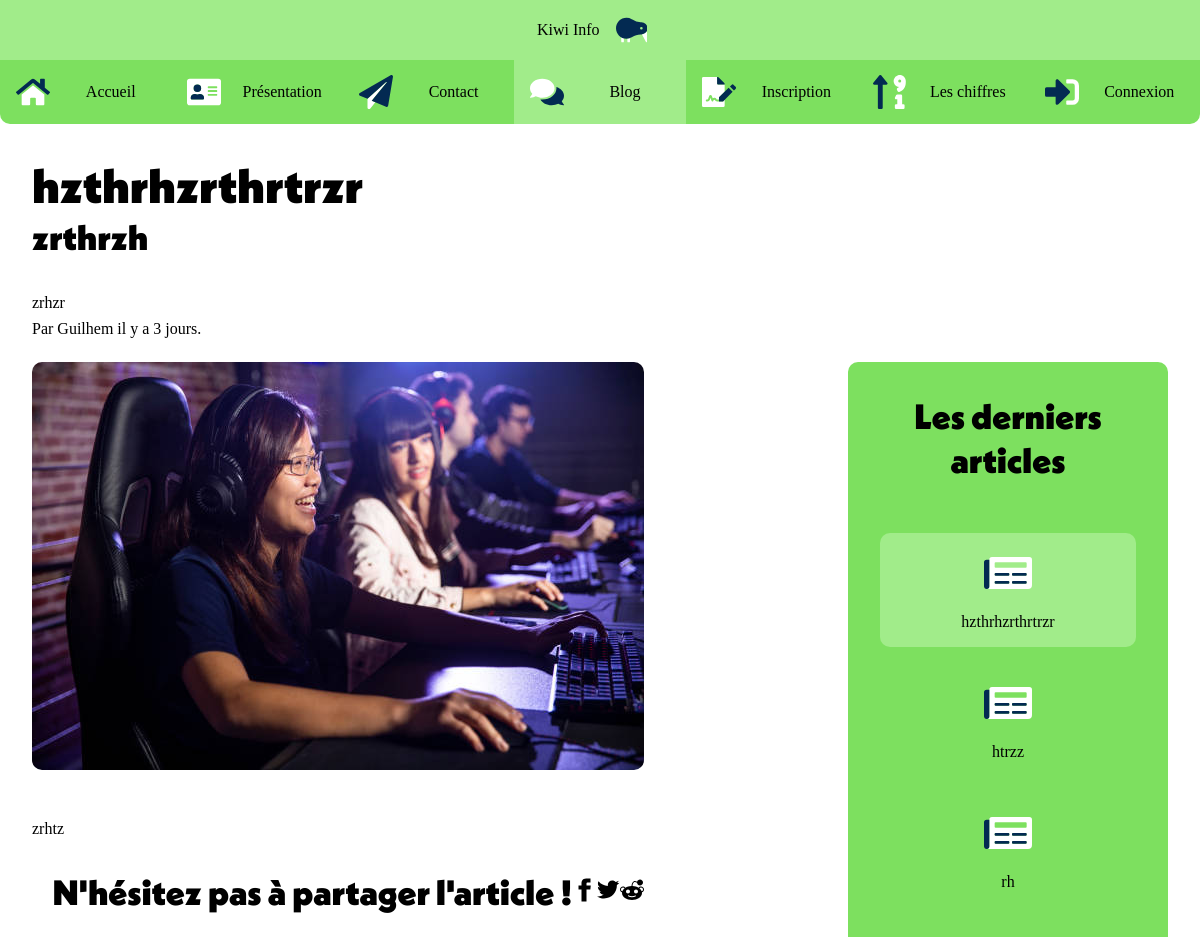
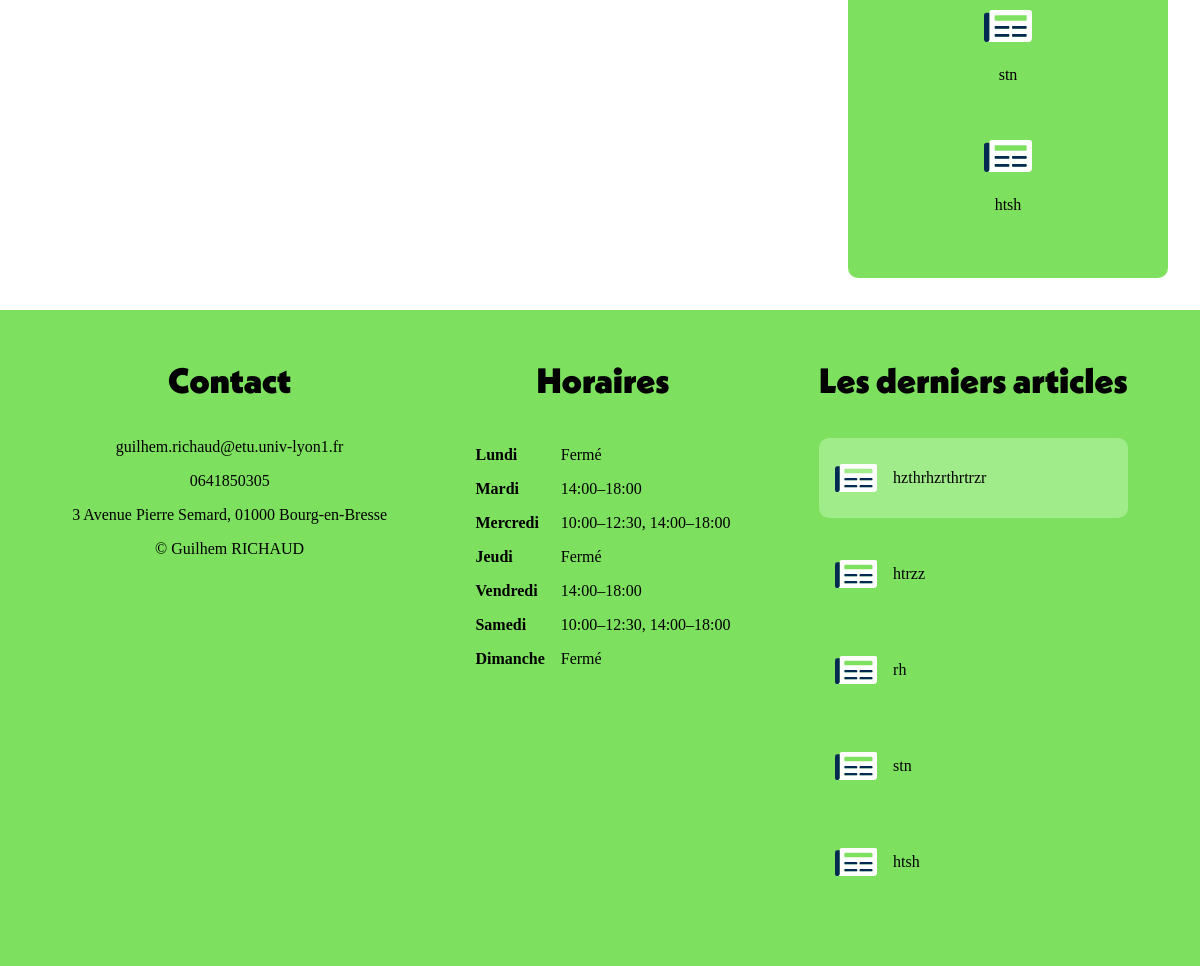
Page /blog.php?article=22 on the committed database (2 pictures, top to bottom).
### tables this page shows
CREATE TABLE "articles" (
	"id"	INTEGER,
	"titre1"	TEXT,
	"titre2"	TEXT,
	"description"	TEXT,
	"auteur"	TEXT,
	"contenu"	INTEGER,
	"image"	TEXT,
	"creationDate"	INTEGER,
	PRIMARY KEY("id" AUTOINCREMENT)
);

### modules/blog-article.php (the view, shortened to what this page needs)
<section class="title-group">
    <h1><?= $article['titre1'] ?></h1>
    <?php if(isset($article['titre2'])): ?>
        <h2><?= $article['titre2'] ?></h2>
    <?php endif ?>
    <p><?= $article['description']?></p>
    <em>
        Par <a href="#" ><?= $article['auteur']?></a>
        <time content="<?= $article['creationDate'] ?>" datetime="<?= $article['creationDate'] ?>">
            <span title="<?= $article['creationDate'] ?>">il y a 3 jours.</span>
        </time>
    </em>
</section>
<div id="aside-group">
    <article>
        <picture class="intro-pic">
            <img src="../img/articles-illustrations/<?=$article['image']?>" alt="Minecraft Live">
        </picture>
        <div class="articleBody">
            <p><?=$article['contenu']?></p>
            <div id="share">
                <h2>N'hésitez pas à partager l'article !</h2>
                <a href="https://www.facebook.com/sharer/sharer" target="_blank">
                </a>
                <a href="https://twitter.com/intent/tweet" target="_blank">
                </a>
                <a href="https://www.reddit.com/submit" target="_blank">
                </a>
            </div>
        </div>
    </article>
    <aside>
        <div class="aside-content">
            <h2>Les derniers articles</h2>
            <nav>
                <ul>
                    <?php
                        include_once __DIR__.'/../include/start-db.php';
                        $sql = 'select * from articles order by id desc limit 5';
                        foreach ($pdo->query($sql) as $row): ?>
                        <li>
                            <a class="<?php if(($_GET['article']??-1) == $row['id']) echo 'active' ?>" href="/blog.php?article=<?=$row['id']?>">
                                <span class="article-title"><?=$row['titre1']?></span>
                            </a>
                        </li>
                    <?php endforeach ?>
                </ul>
            </nav>
        </div>
    </aside>
</div>

### modules/footer.php (shortened to what this page needs)
<footer>
        <div>
            <a href="contact.php"><h2>Contact</h2></a>
            <address>
                <a href="mailto:<?php echo MAIL_ADDRESS ?>"><?php echo MAIL_ADDRESS ?></a>
                <a href="tel:+33<?php echo TEL_NUM ?>">0<?php echo TEL_NUM ?></a>
                <a href="https://www.google.com/maps/embed?pb=!1m18!1m12!1m3!1d1380.7490294918682!2d5.215268708047464!3d46.200546284107745!2m3!1f0!2f0!3f0!3m2!1i1024!2i768!4f13.1!3m3!1m2!1s0x47f353d4089ec7cd%3A0x66db7c69403257f4!2s3%20Av.%20Pierre%20Semard%2C%2001000%20Bourg-en-Bresse!5e0!3m2!1sfr!2sfr!4v1635409448089!5m2!1sfr!2sfr"><?php echo POST_ADDRESS ?></a>
            </address>
            <p>&copy; Guilhem RICHAUD</p>
        </div>
        <div>
            <section>
                <table>
                    <caption><h2>Horaires</h2></caption>
                    <tr>
                        <th>Lundi</th>
                        <td>Fermé</td>
                    </tr>
                    <tr>
                        <th>Mardi</th>
                        <td>14:00–18:00</td>
                    </tr>
                    <tr>
                        <th>Mercredi</th>
                        <td>10:00–12:30, 14:00–18:00</td>
                    </tr>
                    <tr>
                        <th>Jeudi</th>
                        <td>Fermé</td>
                    </tr>
                    <tr>
                        <th>Vendredi</th>
                        <td>14:00–18:00</td>
                    </tr>
                    <tr>
                        <th>Samedi</th>
                        <td>10:00–12:30, 14:00–18:00</td>
                    </tr>
                    <tr>
                        <th>Dimanche</th>
                        <td>Fermé</td>
                    </tr>
                </table>
            </section>
        </div>
        <div>
            <h2>Les derniers articles</h2>
            <nav>
                <ul>
                    <?php
                        include_once __DIR__.'/../include/start-db.php';
                        $sql = 'select * from articles order by id desc limit 5';
                        foreach ($pdo->query($sql) as $row): ?>
                        <li>
                            <a class="last-article <?php if(($_GET['article']??-1) == $row['id']) echo 'active' ?>" href="/blog.php?article=<?=$row['id']?>">
                                <span class="article-title"><?=$row['titre1']?></span>
                            </a>
                        </li>
                    <?php endforeach ?>
                </ul>
            </nav>
        </div>
    </footer>

### css/style.css (style rules this page uses)
:root { --color-primary: #032a52; --color-secondary: #ffffff; --color-nav: #7de05f; --color-nav-hover: #a1ec8a; --border-radius: 10px; }
*, *::after, *::before { padding: 0; margin: 0; box-sizing: border-box; }
ul { list-style: none; }
a { text-decoration: none; display: inline-block; text-align: center; padding: 0.5em 0; color: black; }
table, th, td { padding: 0.5em; border: 0.2em solid var(--color-primary); border-collapse: collapse; }
main h2 + p { margin-top: 1em; }
h1, h2, h3 { font-family: "Neue Kabel W01 Black"; }
h1 { font-size: 3em; }
h2 { font-size: 2.2em; margin-bottom: 1em; }
p, a, span, label, em, td, th, ul, legend, caption, abbr, strong { font-family: "DINNextW1G"; font-weight: normal; font-style: normal; text-decoration: none; font-size: 1em; }
p { text-align: justify; }
footer th { font-weight: bold; text-align: left; padding-right: 0.5em; }
footer table, footer th, footer td { border: 0; }
footer .article-title { text-align: left; }
img, iframe { border-radius: var(--border-radius); width: 100%; }
.title-group { margin-bottom: 1em; }
aside { display: flex; flex-direction: column; width: 100%; padding: 2em; margin-top: 2em; background-color: var(--color-nav); border-radius: var(--border-radius); }
aside ul { width: 100%; }
aside a { padding: 1em; display: flex; align-items: center; border-radius: var(--border-radius); transition: 0.5s ease-in-out all; }
aside li { margin: 1em 0; }
aside .article-title { width: 100%; }
aside .icon { min-width: 3em; max-width: 3em; margin-right: 1em; }
main picture { width: 100%; display: flex; }
main picture img { width: 100%; margin: 50px auto; }
#share { margin-top: 2em; display: flex; justify-content: flex-end; align-items: center; }
#share h2 { margin: 0; }
.icon { width: 3em; height: 3em; margin-right: 1em; }
footer { margin-top: 2em; padding: 2em; background-color: var(--color-nav); display: flex; flex-direction: column; align-items: center; }
footer h2 { margin-bottom: 1em; text-align: center; }
footer a { padding: 0; }
footer .last-article { padding: 1em; }
footer .last-article span { width: 90%; padding-right: 0; }
footer div { display: flex; flex-direction: column; justify-content: center; padding: 1em 0; margin: 0 1em; }
footer address a { margin-bottom: 1em; display: flex; flex-direction: column; }
footer address ~p { margin-top: 0; text-align: center; }
footer p { margin-top: 1em; }
footer div ul a { display: flex; align-items: center; border-radius: var(--border-radius); transition: 0.5s ease-in-out all; }
footer li { margin-bottom: 1em; }
.active { background-color: var(--color-nav-hover); }
@media screen and (min-width: 920px) { .icon { margin-right: 0; } }
@media screen and (min-width: 920px) { footer .icon { margin-right: 1em; } }
@media screen and (min-width: 920px) { #aside-group { width: 100%; display: flex; flex-direction: row; justify-content: space-between; } }
@media screen and (min-width: 920px) { #aside-group article { padding-right: 2em; } }
@media screen and (min-width: 920px) { #aside-group article .intro-pic { max-width: 50em; margin: 0 auto; } }
@media screen and (min-width: 920px) { aside { margin-top: 0; width: 35%; min-width: 15em; max-width: 20em; } }
@media screen and (min-width: 920px) { aside a { flex-wrap: wrap; flex-direction: column; } }
@media screen and (min-width: 920px) { aside h2 { text-align: center; } }
@media screen and (min-width: 920px) { aside nav { display: flex; justify-content: center; } }
@media screen and (min-width: 920px) { aside .icon { margin-right: 0; margin-bottom: 1em; } }
@media screen and (min-width: 920px) { .aside-content { position: -webkit-sticky; position: sticky; top: 2em; } }
@media screen and (min-width: 920px) { main picture img { margin-top: 0; } }
@media screen and (min-width: 920px) { footer { flex-direction: row; justify-content: space-around; align-items: flex-start; } }
@media screen and (min-width: 920px) { footer address { align-items: flex-start; } }

### rows in the picture
articles: titre1 "hzthrhzrthrtrzr", titre2 "zrthrzh", description "zrhzr", auteur "Guilhem", image (picture), contenu "zrhtz"
articles: titre1 "htrzz"
articles: titre1 "rh"
articles: titre1 "stn"
articles: titre1 "htsh"

### other values in the picture
MAIL_ADDRESS "guilhem.richaud@etu.univ-lyon1.fr"
TEL_NUM "641850305"
POST_ADDRESS "3 Avenue Pierre Semard, 01000 Bourg-en-Bresse"
